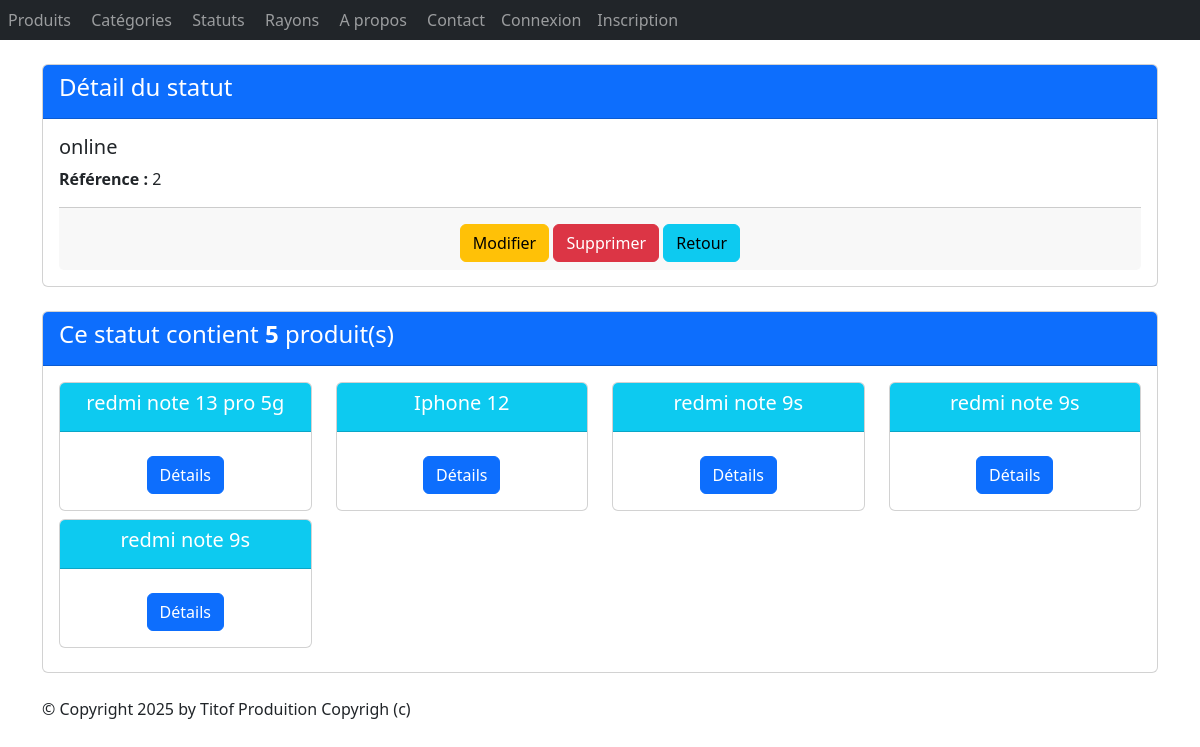
The page /monApp/statuts/2/ on the database as committed earlier.
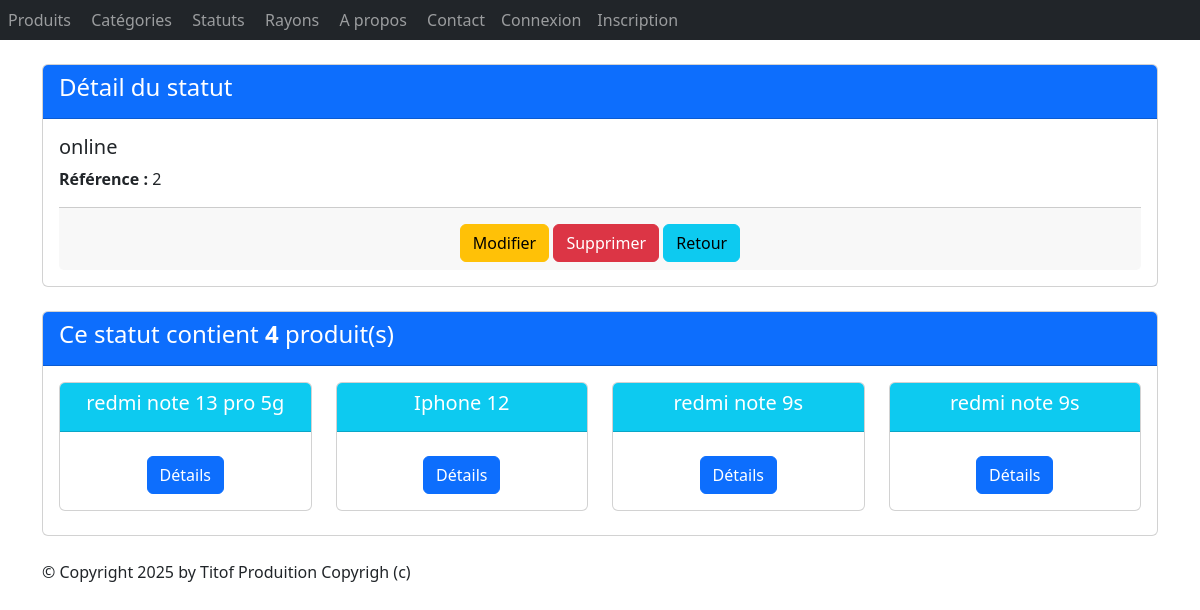
The same page on the database as committed later.
### monApp/models.py (models this page shows, shortened)
class Statut(models.Model):
    idStatut = models.AutoField(primary_key=True)
    libelle = models.CharField(max_length=100)

class Produit(models.Model):
    refProd = models.AutoField(primary_key=True)
    intituleProd = models.CharField(max_length=200)
    prixUnitaireProd = models.DecimalField(max_digits=10, decimal_places=2)
    categorie = models.ForeignKey(
        Categorie,
        on_delete=models.CASCADE,
        related_name="produits",
        null=True,
        blank=True
    )
    date_fabrication = models.DateField(null=True, blank=True)
    rayons = models.ManyToManyField(
        'Rayon',
        through='Contenir',
        related_name='produits_rayons'
    )
    statut = models.ForeignKey(
        Statut,
        on_delete=models.CASCADE,
        related_name="produit",
        null=True,
        blank=True
    )

### monApp/views.py (the view)
# urls.py: path("statuts/<pk>/", views.StatutDetailView.as_view(), name="dtl_statut"),
class StatutDetailView(DetailView):
    model = Statut
    template_name = "monApp/detail_statut.html"
    context_object_name = "stat"
    def get_queryset(self ) :
        return Statut.objects.annotate(prt=Count('produit'))
    def get_context_data(self, **kwargs):
        context = super(StatutDetailView, self).get_context_data(**kwargs)
        context['titremenu'] = "Détail du statut"
        context['prdts'] = self.object.produit.all()
        return context

### monApp/templates/monApp/detail_statut.html
 {% extends 'monApp/base.html' %}
{% block contenu %}
<div class="card mb-4">
    <div class="card-header bg-primary text-white">
        <h4>Détail du statut</h4>
    </div>
    <div class="card-body">
        <h5 class="card-title">{{ stat.libelle }}</h5>
        <ul class="list-unstyled">
            <li><strong>Référence :</strong> {{ stat.idStatut }}</li>
        </ul>
        <div class="card-footer text-center">
            <a href="{% url 'stat_chng' stat.idStatut %}" class="btn btn-warning mt-2">Modifier</a>
            <a href="{% url 'dtl_statut' stat.idStatut %}" class="btn btn-danger mt-2">Supprimer</a>
            <a href="{% url 'lst_stats' %}" class="btn btn-info mt-2">Retour</a>
        </div>
    </div>
</div>
<div class="card mb-4">
    <div class="card-header bg-primary text-white">
        <h4>Ce statut contient <strong>{{ stat.prt }}</strong> produit(s)</h4>
    </div>
    <div class="card-body">
        <div class="row">
            {% if prdts %}
            {% for prdt in prdts %}
            <div class="col-sm-3">
                <div class="card mb-2 text-center">
                    <div class="card-header bg-info text-white">
                        <h5 class="card-title">{{ prdt.intituleProd }}</h5>
                    </div>
                    <div class="card-body">
                        <a href="{% url 'dtl_prdt' prdt.refProd %}" class="btn btn-primary mt-2">Détails</a>
                    </div>
                </div>
            </div>
            {% endfor %}
            {% else %}
            <p class="text-muted">Aucun produit trouvé pour cette catégorie.</p>
            {% endif %}
        </div>
    </div>
</div>
{% endblock %}

Rows that differ between the two databases and show on the page:
removed Produit: intituleProd "redmi note 9s"
computed for Statut "online": prt "5" → "4"
